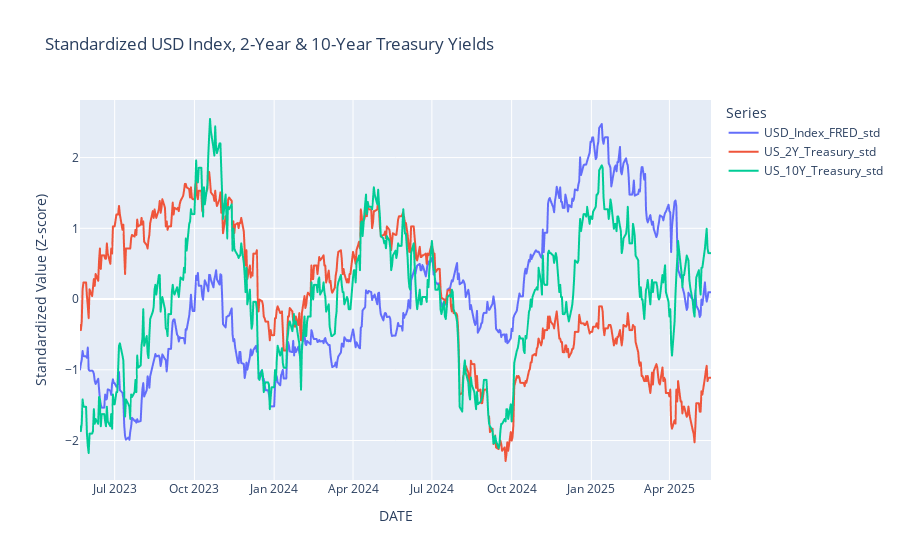
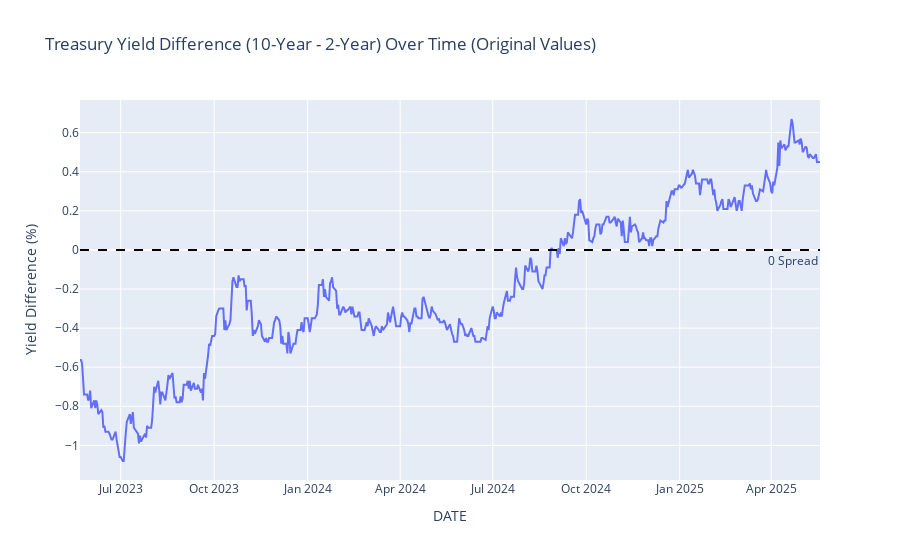
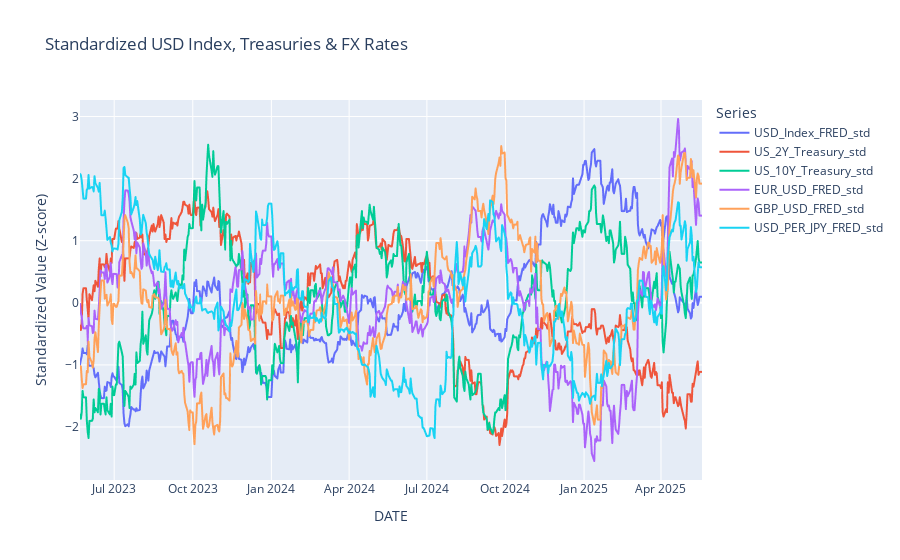
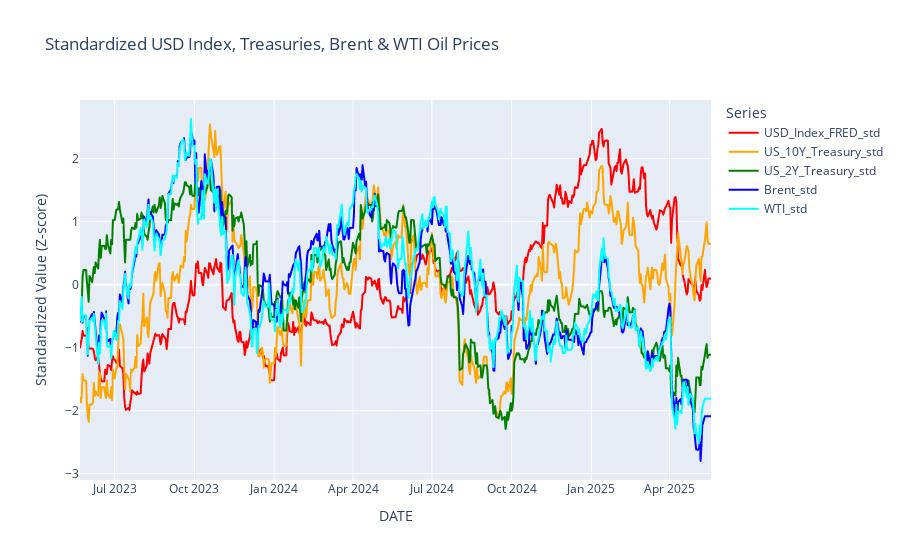

Notebook cell for these charts, in order:
### Code cell
print("\n--- Chunk 4: Generate and Display Interactive Plots ---")
print("Interactive plots will open in your default web browser one by one.")

if fda_module and original_df is not None and standardized_df is not None:
    # Plot 1
    print("\nGenerating Interactive Plot 1: Standardized USD Index, 2-Year & 10-Year Treasury Yields...")
    if not standardized_df.empty:
        fig1 = fda_module.plot_standardized_usd_treasuries(standardized_df)
        if fig1: fig1.show()
    else:
        print("Standardized data is empty. Skipping Plot 1.")

    # Plot 2
    print("\nGenerating Interactive Plot 2: Treasury Yield Difference (Original Values)...")
    if not original_df.empty:
        fig2 = fda_module.plot_treasury_spread(original_df)
        if fig2: fig2.show()
    else:
        print("Original data is empty. Skipping Plot 2.")

    # Plot 3
    print("\nGenerating Interactive Plot 3: Standardized USD Index, Treasuries & FX Rates...")
    if not standardized_df.empty:
        fig3 = fda_module.plot_standardized_fx_treasuries(standardized_df)
        if fig3: fig3.show()
    else:
        print("Standardized data is empty. Skipping Plot 3.")

    # Plot 4
    print("\nGenerating Interactive Plot 4: Standardized USD Index, Treasuries, Brent & WTI Oil Prices...")
    if not standardized_df.empty:
        fig4 = fda_module.plot_standardized_usd_treasuries_commodities(standardized_df)
        if fig4: fig4.show()
    else:
        print("Standardized data is empty. Skipping Plot 4.")
else:
    print("Data not available or module not loaded. Skipping plot generation.")

print("\n--- Script: generate_financial_plots.py finished ---")
print("If plots did not appear, check your browser or any error messages above.")

### Figure 1 — Plotly figure (JSON) as saved in the notebook; plotly's stock layout.template omitted (floating-point values rounded to 4 significant figures; data arrays with more than 128 entries replaced by an {"elided": "..."} marker saying what was removed)
{"data": [{"hovertemplate": "variable=USD_Index_FRED_std<br>DATE=%{x}<br>Standardized Value (Z-score)=%{y}<extra></extra>", "legendgroup": "USD_Index_FRED_std", "line": {"color": "#636efa", "dash": "solid"}, "marker": {"symbol": "circle"}, "mode": "lines", "name": "USD_Index_FRED_std", "showlegend": true, "type": "scattergl", "x": {"elided": "528 str values"}, "xaxis": "x", "y": {"elided": "528 float values"}, "yaxis": "y"}, {"hovertemplate": "variable=US_2Y_Treasury_std<br>DATE=%{x}<br>Standardized Value (Z-score)=%{y}<extra></extra>", "legendgroup": "US_2Y_Treasury_std", "line": {"color": "#EF553B", "dash": "solid"}, "marker": {"symbol": "circle"}, "mode": "lines", "name": "US_2Y_Treasury_std", "showlegend": true, "type": "scattergl", "x": {"elided": "528 str values"}, "xaxis": "x", "y": {"elided": "528 float values"}, "yaxis": "y"}, {"hovertemplate": "variable=US_10Y_Treasury_std<br>DATE=%{x}<br>Standardized Value (Z-score)=%{y}<extra></extra>", "legendgroup": "US_10Y_Treasury_std", "line": {"color": "#00cc96", "dash": "solid"}, "marker": {"symbol": "circle"}, "mode": "lines", "name": "US_10Y_Treasury_std", "showlegend": true, "type": "scattergl", "x": {"elided": "528 str values"}, "xaxis": "x", "y": {"elided": "528 float values"}, "yaxis": "y"}], "layout": {"legend": {"title": {"text": "Series"}, "tracegroupgap": 0}, "title": {"text": "Standardized USD Index, 2-Year & 10-Year Treasury Yields"}, "xaxis": {"anchor": "y", "domain": [0, 1], "title": {"text": "DATE"}}, "yaxis": {"anchor": "x", "domain": [0, 1], "title": {"text": "Standardized Value (Z-score)"}}}}

### Figure 2 — Plotly figure (JSON) as saved in the notebook; plotly's stock layout.template omitted (floating-point values rounded to 4 significant figures; data arrays with more than 128 entries replaced by an {"elided": "..."} marker saying what was removed)
{"data": [{"hovertemplate": "DATE=%{x}<br>Yield Difference (%)=%{y}<extra></extra>", "legendgroup": "", "line": {"color": "#636efa", "dash": "solid"}, "marker": {"symbol": "circle"}, "mode": "lines", "name": "", "orientation": "v", "showlegend": false, "type": "scatter", "x": {"elided": "528 str values"}, "xaxis": "x", "y": {"elided": "528 float values"}, "yaxis": "y"}], "layout": {"annotations": [{"showarrow": false, "text": "0 Spread", "x": 1, "xanchor": "right", "xref": "x domain", "y": 0, "yanchor": "top", "yref": "y"}], "legend": {"title": {"text": ""}, "tracegroupgap": 0}, "shapes": [{"line": {"color": "black", "dash": "dash"}, "type": "line", "x0": 0, "x1": 1, "xref": "x domain", "y0": 0, "y1": 0, "yref": "y"}], "showlegend": true, "title": {"text": "Treasury Yield Difference (10-Year - 2-Year) Over Time (Original Values)"}, "xaxis": {"anchor": "y", "domain": [0, 1], "title": {"text": "DATE"}}, "yaxis": {"anchor": "x", "domain": [0, 1], "title": {"text": "Yield Difference (%)"}}}}

### Figure 3 — Plotly figure (JSON) as saved in the notebook; plotly's stock layout.template omitted (floating-point values rounded to 4 significant figures; data arrays with more than 128 entries replaced by an {"elided": "..."} marker saying what was removed)
{"data": [{"hovertemplate": "variable=USD_Index_FRED_std<br>DATE=%{x}<br>Standardized Value (Z-score)=%{y}<extra></extra>", "legendgroup": "USD_Index_FRED_std", "line": {"color": "#636efa", "dash": "solid"}, "marker": {"symbol": "circle"}, "mode": "lines", "name": "USD_Index_FRED_std", "showlegend": true, "type": "scattergl", "x": {"elided": "528 str values"}, "xaxis": "x", "y": {"elided": "528 float values"}, "yaxis": "y"}, {"hovertemplate": "variable=US_2Y_Treasury_std<br>DATE=%{x}<br>Standardized Value (Z-score)=%{y}<extra></extra>", "legendgroup": "US_2Y_Treasury_std", "line": {"color": "#EF553B", "dash": "solid"}, "marker": {"symbol": "circle"}, "mode": "lines", "name": "US_2Y_Treasury_std", "showlegend": true, "type": "scattergl", "x": {"elided": "528 str values"}, "xaxis": "x", "y": {"elided": "528 float values"}, "yaxis": "y"}, {"hovertemplate": "variable=US_10Y_Treasury_std<br>DATE=%{x}<br>Standardized Value (Z-score)=%{y}<extra></extra>", "legendgroup": "US_10Y_Treasury_std", "line": {"color": "#00cc96", "dash": "solid"}, "marker": {"symbol": "circle"}, "mode": "lines", "name": "US_10Y_Treasury_std", "showlegend": true, "type": "scattergl", "x": {"elided": "528 str values"}, "xaxis": "x", "y": {"elided": "528 float values"}, "yaxis": "y"}, {"hovertemplate": "variable=EUR_USD_FRED_std<br>DATE=%{x}<br>Standardized Value (Z-score)=%{y}<extra></extra>", "legendgroup": "EUR_USD_FRED_std", "line": {"color": "#ab63fa", "dash": "solid"}, "marker": {"symbol": "circle"}, "mode": "lines", "name": "EUR_USD_FRED_std", "showlegend": true, "type": "scattergl", "x": {"elided": "528 str values"}, "xaxis": "x", "y": {"elided": "528 float values"}, "yaxis": "y"}, {"hovertemplate": "variable=GBP_USD_FRED_std<br>DATE=%{x}<br>Standardized Value (Z-score)=%{y}<extra></extra>", "legendgroup": "GBP_USD_FRED_std", "line": {"color": "#FFA15A", "dash": "solid"}, "marker": {"symbol": "circle"}, "mode": "lines", "name": "GBP_USD_FRED_std", "showlegend": true, "type": "scattergl", "x": {"elided": "528 str values"}, "xaxis": "x", "y": {"elided": "528 float values"}, "yaxis": "y"}, {"hovertemplate": "variable=USD_PER_JPY_FRED_std<br>DATE=%{x}<br>Standardized Value (Z-score)=%{y}<extra></extra>", "legendgroup": "USD_PER_JPY_FRED_std", "line": {"color": "#19d3f3", "dash": "solid"}, "marker": {"symbol": "circle"}, "mode": "lines", "name": "USD_PER_JPY_FRED_std", "showlegend": true, "type": "scattergl", "x": {"elided": "528 str values"}, "xaxis": "x", "y": {"elided": "528 float values"}, "yaxis": "y"}], "layout": {"legend": {"title": {"text": "Series"}, "tracegroupgap": 0}, "title": {"text": "Standardized USD Index, Treasuries & FX Rates"}, "xaxis": {"anchor": "y", "domain": [0, 1], "title": {"text": "DATE"}}, "yaxis": {"anchor": "x", "domain": [0, 1], "title": {"text": "Standardized Value (Z-score)"}}}}

### Figure 4 — Plotly figure (JSON) as saved in the notebook; plotly's stock layout.template omitted (floating-point values rounded to 4 significant figures; data arrays with more than 128 entries replaced by an {"elided": "..."} marker saying what was removed)
{"data": [{"hovertemplate": "variable=USD_Index_FRED_std<br>DATE=%{x}<br>Standardized Value (Z-score)=%{y}<extra></extra>", "legendgroup": "USD_Index_FRED_std", "line": {"color": "red", "dash": "solid"}, "marker": {"symbol": "circle"}, "mode": "lines", "name": "USD_Index_FRED_std", "showlegend": true, "type": "scattergl", "x": {"elided": "528 str values"}, "xaxis": "x", "y": {"elided": "528 float values"}, "yaxis": "y"}, {"hovertemplate": "variable=US_10Y_Treasury_std<br>DATE=%{x}<br>Standardized Value (Z-score)=%{y}<extra></extra>", "legendgroup": "US_10Y_Treasury_std", "line": {"color": "orange", "dash": "solid"}, "marker": {"symbol": "circle"}, "mode": "lines", "name": "US_10Y_Treasury_std", "showlegend": true, "type": "scattergl", "x": {"elided": "528 str values"}, "xaxis": "x", "y": {"elided": "528 float values"}, "yaxis": "y"}, {"hovertemplate": "variable=US_2Y_Treasury_std<br>DATE=%{x}<br>Standardized Value (Z-score)=%{y}<extra></extra>", "legendgroup": "US_2Y_Treasury_std", "line": {"color": "green", "dash": "solid"}, "marker": {"symbol": "circle"}, "mode": "lines", "name": "US_2Y_Treasury_std", "showlegend": true, "type": "scattergl", "x": {"elided": "528 str values"}, "xaxis": "x", "y": {"elided": "528 float values"}, "yaxis": "y"}, {"hovertemplate": "variable=Brent_std<br>DATE=%{x}<br>Standardized Value (Z-score)=%{y}<extra></extra>", "legendgroup": "Brent_std", "line": {"color": "blue", "dash": "solid"}, "marker": {"symbol": "circle"}, "mode": "lines", "name": "Brent_std", "showlegend": true, "type": "scattergl", "x": {"elided": "528 str values"}, "xaxis": "x", "y": {"elided": "528 float values"}, "yaxis": "y"}, {"hovertemplate": "variable=WTI_std<br>DATE=%{x}<br>Standardized Value (Z-score)=%{y}<extra></extra>", "legendgroup": "WTI_std", "line": {"color": "cyan", "dash": "solid"}, "marker": {"symbol": "circle"}, "mode": "lines", "name": "WTI_std", "showlegend": true, "type": "scattergl", "x": {"elided": "528 str values"}, "xaxis": "x", "y": {"elided": "528 float values"}, "yaxis": "y"}], "layout": {"legend": {"title": {"text": "Series"}, "tracegroupgap": 0}, "title": {"text": "Standardized USD Index, Treasuries, Brent & WTI Oil Prices"}, "xaxis": {"anchor": "y", "domain": [0, 1], "title": {"text": "DATE"}}, "yaxis": {"anchor": "x", "domain": [0, 1], "title": {"text": "Standardized Value (Z-score)"}}}}
